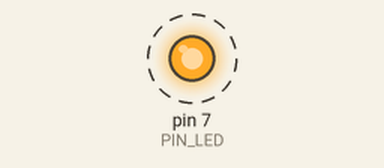
Simulated run of this sketch. Board: Arduino Uno, built with avr-gcc and run on an emulated ATmega328P. Shown: output pins drawn as LEDs (lit = HIGH). Dashed ring = blinking. At 2.0 s the program stops and its outputs stay as they are.

Above: at 1.05 s.
Timing chart, 0 to 3.5 s (numbered marks = the images above):
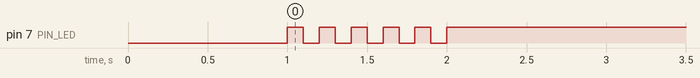

Measured:
- by itself, pin 7 (PIN_LED): alternates HIGH for 0.10 s and LOW for 0.10 s, 11 changes in all, then stays HIGH

The sketch:

05_practice_2.ino
```cpp
#define PIN_LED 7
unsigned int count, toggle;

void setup() {
  pinMode(PIN_LED, OUTPUT);
  Serial.begin(115200); // initialize seral port.
  while (!Serial) {
    ; // wait for serial port to connect.
  }
  count = toggle = 1;
  digitalWrite(PIN_LED, 0);
  delay(1000); // turn on LED while 1seconds.
}

void loop() {
  for (count = 1; count < 11; count++) {
    toggle = count % 2;
    toggle = toggle_state(toggle); // toggle LED value.
    digitalWrite(PIN_LED, toggle); // update LED status.
    delay(100); // wati for 100 milliseconds.
  }
  while(true) {
    digitalWrite(PIN_LED, 1); // infinite loop(turn off LED).
  }
}

int toggle_state(int toggle) {
  return toggle;
}
```
